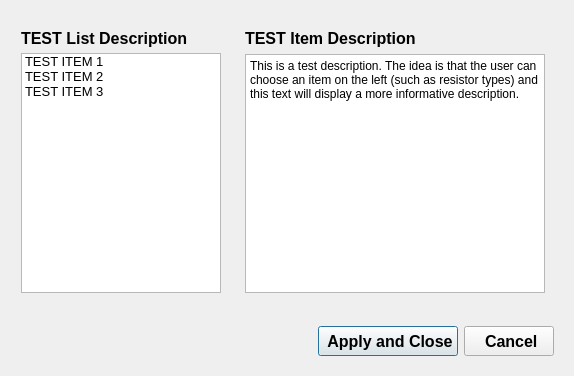
<?xml version="1.0" encoding="UTF-8"?>
<ui version="4.0">
 <class>InfoSelectionDialog</class>
 <widget class="QDialog" name="InfoSelectionDialog">
  <property name="geometry">
   <rect>
    <x>0</x>
    <y>0</y>
    <width>454</width>
    <height>376</height>
   </rect>
  </property>
  <property name="minimumSize">
   <size>
    <width>0</width>
    <height>250</height>
   </size>
  </property>
  <property name="maximumSize">
   <size>
    <width>750</width>
    <height>500</height>
   </size>
  </property>
  <property name="windowTitle">
   <string>EPSA_InfoDialog[TEST]</string>
  </property>
  <layout class="QVBoxLayout" name="verticalLayout">
   <item>
    <widget class="QFrame" name="frame_infoselection_main">
     <layout class="QHBoxLayout" name="horizontalLayout">
      <item>
       <widget class="QFrame" name="frame_infoselection_list">
        <layout class="QVBoxLayout" name="verticalLayout_2">
         <property name="spacing">
          <number>5</number>
         </property>
         <property name="leftMargin">
          <number>1</number>
         </property>
         <item>
          <widget class="QLabel" name="lbl_list">
           <property name="font">
            <font>
             <family>Liberation Sans</family>
             <pointsize>12</pointsize>
             <bold>true</bold>
            </font>
           </property>
           <property name="text">
            <string>TEST List Description</string>
           </property>
          </widget>
         </item>
         <item>
          <widget class="QListWidget" name="listwidget_infoselection">
           <property name="sizePolicy">
            <sizepolicy hsizetype="Preferred" vsizetype="Expanding">
             <horstretch>0</horstretch>
             <verstretch>0</verstretch>
            </sizepolicy>
           </property>
           <property name="minimumSize">
            <size>
             <width>200</width>
             <height>0</height>
            </size>
           </property>
           <property name="maximumSize">
            <size>
             <width>250</width>
             <height>16777215</height>
            </size>
           </property>
           <property name="font">
            <font>
             <family>Liberation Sans</family>
             <pointsize>10</pointsize>
            </font>
           </property>
           <property name="showDropIndicator" stdset="0">
            <bool>false</bool>
           </property>
           <property name="viewMode">
            <enum>QListView::ListMode</enum>
           </property>
           <property name="currentRow">
            <number>-1</number>
           </property>
           <property name="sortingEnabled">
            <bool>false</bool>
           </property>
           <item>
            <property name="text">
             <string>TEST ITEM 1</string>
            </property>
           </item>
           <item>
            <property name="text">
             <string>TEST ITEM 2</string>
            </property>
           </item>
           <item>
            <property name="text">
             <string>TEST ITEM 3</string>
            </property>
           </item>
          </widget>
         </item>
        </layout>
       </widget>
      </item>
      <item>
       <widget class="QFrame" name="frame_infoselection_desc">
        <layout class="QVBoxLayout" name="verticalLayout_3">
         <item>
          <widget class="QLabel" name="lbl_desc">
           <property name="font">
            <font>
             <family>Liberation Sans</family>
             <pointsize>12</pointsize>
             <bold>true</bold>
            </font>
           </property>
           <property name="text">
            <string>TEST Item Description</string>
           </property>
          </widget>
         </item>
         <item>
          <widget class="QTextBrowser" name="textbrowser_desc">
           <property name="minimumSize">
            <size>
             <width>300</width>
             <height>0</height>
            </size>
           </property>
           <property name="font">
            <font>
             <family>Liberation Sans</family>
             <pointsize>10</pointsize>
            </font>
           </property>
           <property name="html">
            <string>&lt;!DOCTYPE HTML PUBLIC &quot;-//W3C//DTD HTML 4.0//EN&quot; &quot;http://www.w3.org/TR/REC-html40/strict.dtd&quot;&gt;
&lt;html&gt;&lt;head&gt;&lt;meta name=&quot;qrichtext&quot; content=&quot;1&quot; /&gt;&lt;meta charset=&quot;utf-8&quot; /&gt;&lt;style type=&quot;text/css&quot;&gt;
p, li { white-space: pre-wrap; }
hr { height: 1px; border-width: 0; }
li.unchecked::marker { content: &quot;\2610&quot;; }
li.checked::marker { content: &quot;\2612&quot;; }
&lt;/style&gt;&lt;/head&gt;&lt;body style=&quot; font-family:'Liberation Sans'; font-size:10pt; font-weight:400; font-style:normal;&quot;&gt;
&lt;p style=&quot; margin-top:0px; margin-bottom:0px; margin-left:0px; margin-right:0px; -qt-block-indent:0; text-indent:0px;&quot;&gt;&lt;span style=&quot; font-family:'Segoe UI'; font-size:9pt;&quot;&gt;This is a test description. The idea is that the user can choose an item on the left (such as resistor types) and this text will display a more informative description.&lt;/span&gt;&lt;/p&gt;&lt;/body&gt;&lt;/html&gt;</string>
           </property>
           <property name="textInteractionFlags">
            <set>Qt::LinksAccessibleByKeyboard|Qt::LinksAccessibleByMouse|Qt::TextBrowserInteraction|Qt::TextSelectableByKeyboard|Qt::TextSelectableByMouse</set>
           </property>
           <property name="openExternalLinks">
            <bool>true</bool>
           </property>
          </widget>
         </item>
        </layout>
       </widget>
      </item>
     </layout>
    </widget>
   </item>
   <item>
    <widget class="QFrame" name="frame_infoselection_btns">
     <layout class="QHBoxLayout" name="horizontalLayout_2">
      <item>
       <spacer name="hspacer_btns">
        <property name="orientation">
         <enum>Qt::Horizontal</enum>
        </property>
        <property name="sizeHint" stdset="0">
         <size>
          <width>40</width>
          <height>20</height>
         </size>
        </property>
       </spacer>
      </item>
      <item>
       <widget class="QPushButton" name="btn_apply">
        <property name="sizePolicy">
         <sizepolicy hsizetype="Preferred" vsizetype="Preferred">
          <horstretch>0</horstretch>
          <verstretch>0</verstretch>
         </sizepolicy>
        </property>
        <property name="minimumSize">
         <size>
          <width>140</width>
          <height>30</height>
         </size>
        </property>
        <property name="font">
         <font>
          <family>Liberation Sans</family>
          <pointsize>12</pointsize>
          <bold>true</bold>
         </font>
        </property>
        <property name="toolTip">
         <string>Use the selected item and close</string>
        </property>
        <property name="layoutDirection">
         <enum>Qt::LeftToRight</enum>
        </property>
        <property name="text">
         <string> Apply and Close</string>
        </property>
       </widget>
      </item>
      <item>
       <widget class="QPushButton" name="btn_cancel">
        <property name="sizePolicy">
         <sizepolicy hsizetype="Preferred" vsizetype="Preferred">
          <horstretch>0</horstretch>
          <verstretch>0</verstretch>
         </sizepolicy>
        </property>
        <property name="minimumSize">
         <size>
          <width>90</width>
          <height>30</height>
         </size>
        </property>
        <property name="font">
         <font>
          <family>Liberation Sans</family>
          <pointsize>12</pointsize>
          <bold>true</bold>
         </font>
        </property>
        <property name="toolTip">
         <string>Cancel without choosing an item</string>
        </property>
        <property name="text">
         <string> Cancel</string>
        </property>
       </widget>
      </item>
     </layout>
    </widget>
   </item>
  </layout>
 </widget>
 <resources/>
 <connections/>
</ui>
